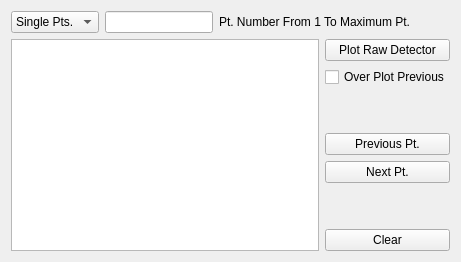
          <widget class="QWidget" name="tab_3">
           <attribute name="title">
            <string>Raw Detectors</string>
           </attribute>
           <layout class="QGridLayout" name="gridLayout_4">
            <item row="0" column="0">
             <layout class="QVBoxLayout" name="verticalLayout_7">
              <item>
               <layout class="QHBoxLayout" name="horizontalLayout_13">
                <item>
                 <widget class="QComboBox" name="comboBox_rawDetMode">
                  <item>
                   <property name="text">
                    <string>Single Pts.</string>
                   </property>
                  </item>
                 </widget>
                </item>
                <item>
                 <widget class="QLineEdit" name="lineEdit_ptNo">
                  <property name="sizePolicy">
                   <sizepolicy hsizetype="Preferred" vsizetype="Fixed">
                    <horstretch>0</horstretch>
                    <verstretch>0</verstretch>
                   </sizepolicy>
                  </property>
                 </widget>
                </item>
                <item>
                 <widget class="QLabel" name="label_ptInfo">
                  <property name="text">
                   <string>Pt. Number From 1 To Maximum Pt.</string>
                  </property>
                 </widget>
                </item>
                <item>
                 <spacer name="horizontalSpacer_10">
                  <property name="orientation">
                   <enum>Qt::Horizontal</enum>
                  </property>
                  <property name="sizeType">
                   <enum>QSizePolicy::Preferred</enum>
                  </property>
                  <property name="sizeHint" stdset="0">
                   <size>
                    <width>40</width>
                    <height>20</height>
                   </size>
                  </property>
                 </spacer>
                </item>
               </layout>
              </item>
              <item>
               <layout class="QHBoxLayout" name="horizontalLayout_14">
                <item>
                 <widget class="MplFigureCanvas" name="graphicsView_Raw">
                  <property name="sizePolicy">
                   <sizepolicy hsizetype="Expanding" vsizetype="Expanding">
                    <horstretch>0</horstretch>
                    <verstretch>0</verstretch>
                   </sizepolicy>
                  </property>
                 </widget>
                </item>
                <item>
                 <layout class="QVBoxLayout" name="verticalLayout_9">
                  <item>
                   <widget class="QPushButton" name="pushButton_plotRaw">
                    <property name="text">
                     <string>Plot Raw Detector</string>
                    </property>
                   </widget>
                  </item>
                  <item>
                   <widget class="QCheckBox" name="checkBox_overpltRawDet">
                    <property name="text">
                     <string>Over Plot Previous</string>
                    </property>
                   </widget>
                  </item>
                  <item>
                   <spacer name="verticalSpacer_5">
                    <property name="orientation">
                     <enum>Qt::Vertical</enum>
                    </property>
                    <property name="sizeType">
                     <enum>QSizePolicy::Preferred</enum>
                    </property>
                    <property name="sizeHint" stdset="0">
                     <size>
                      <width>20</width>
                      <height>40</height>
                     </size>
                    </property>
                   </spacer>
                  </item>
                  <item>
                   <widget class="QPushButton" name="pushButton_ptUp">
                    <property name="text">
                     <string>Previous Pt.</string>
                    </property>
                   </widget>
                  </item>
                  <item>
                   <widget class="QPushButton" name="pushButton_ptDown">
                    <property name="text">
                     <string>Next Pt.</string>
                    </property>
                   </widget>
                  </item>
                  <item>
                   <spacer name="verticalSpacer_4">
                    <property name="orientation">
                     <enum>Qt::Vertical</enum>
                    </property>
                    <property name="sizeType">
                     <enum>QSizePolicy::Preferred</enum>
                    </property>
                    <property name="sizeHint" stdset="0">
                     <size>
                      <width>20</width>
                      <height>40</height>
                     </size>
                    </property>
                   </spacer>
                  </item>
                  <item>
                   <widget class="QPushButton" name="pushButton_clearRawDets">
                    <property name="text">
                     <string>Clear</string>
                    </property>
                   </widget>
                  </item>
                 </layout>
                </item>
               </layout>
              </item>
              <item>
               <layout class="QHBoxLayout" name="horizontalLayout_12"/>
              </item>
             </layout>
            </item>
           </layout>
          </widget>
